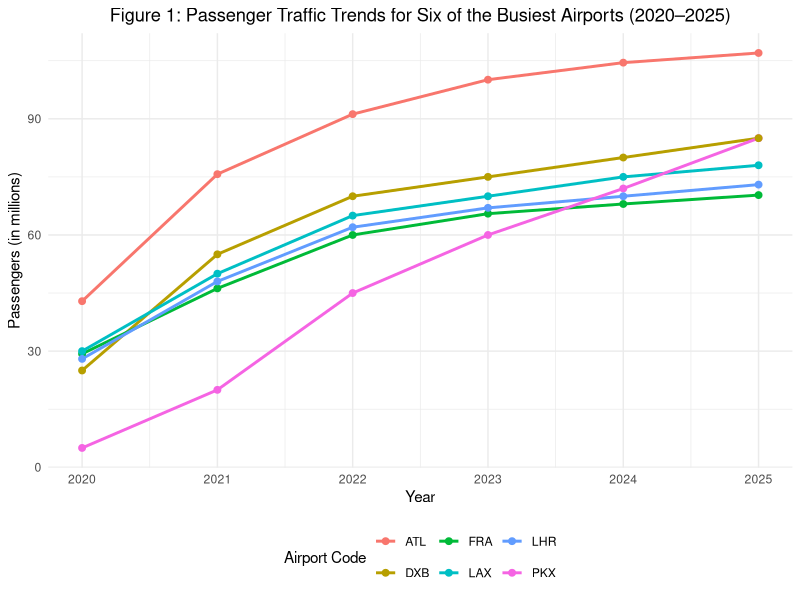
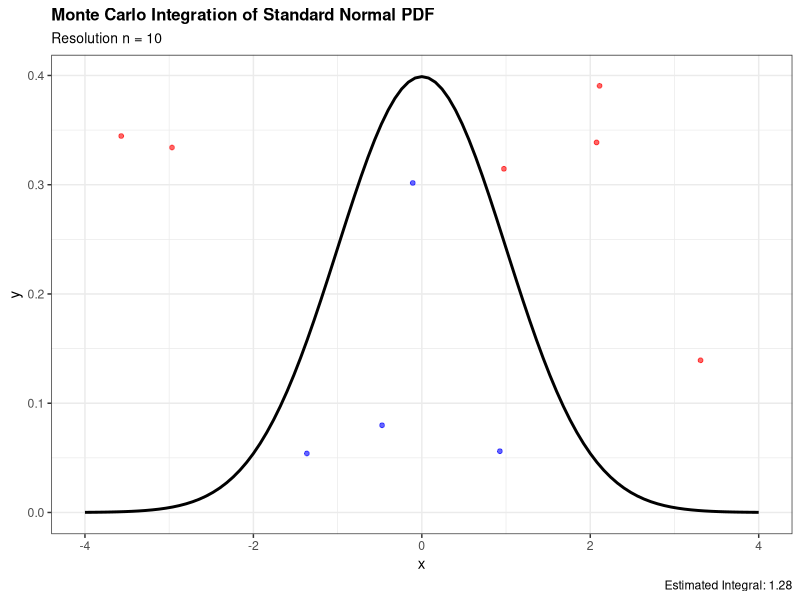
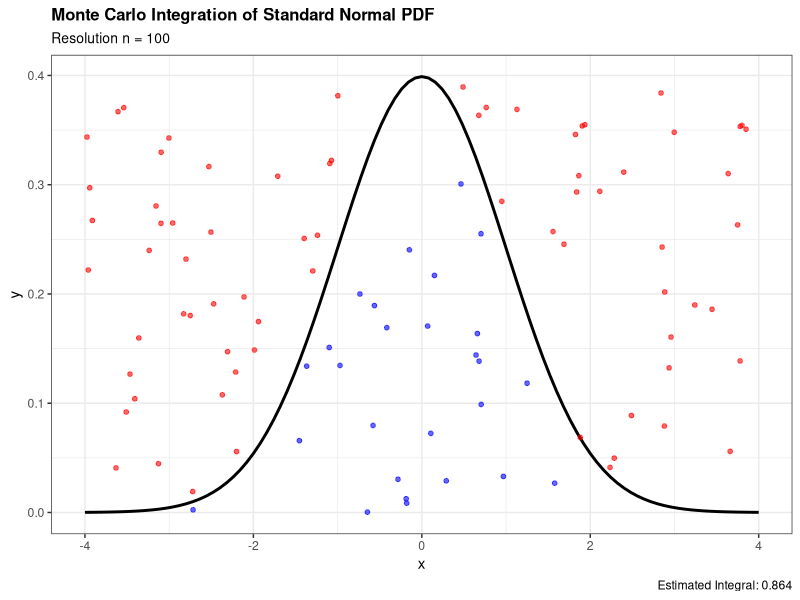
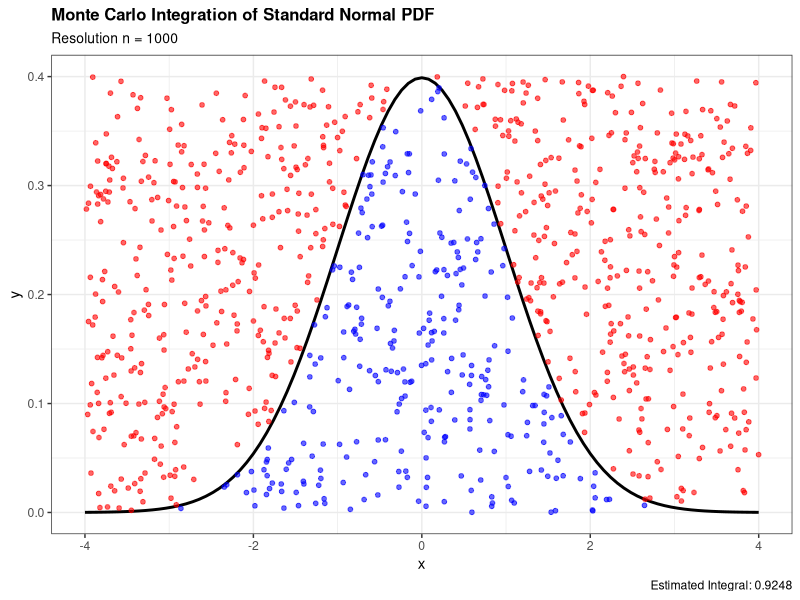
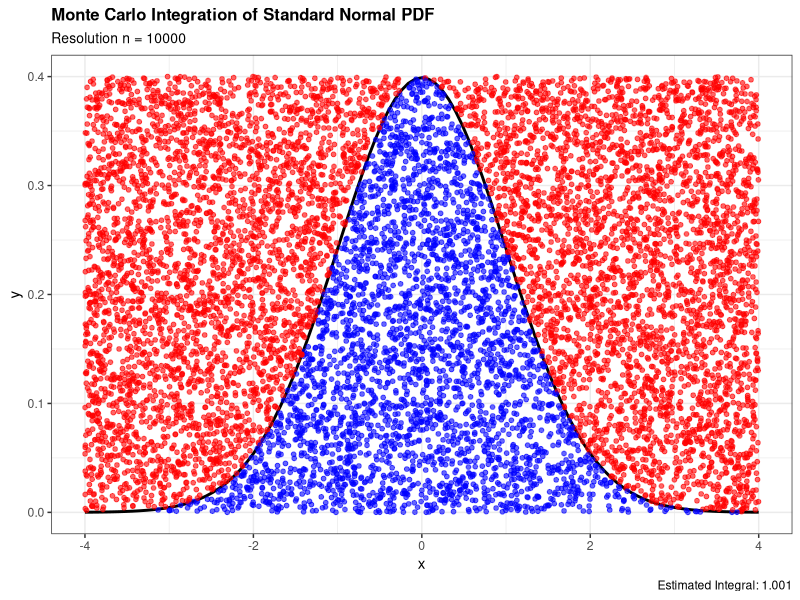

Here is the R script that generated these plots, in order:
## ---- chunk 1
#| echo: false
#| html-table-processing: none

library(dplyr)
library(tidyr)
library(knitr)
library(kableExtra)

airports <- data.frame(
  Airport = rep(c("ATL", "FRA", "PKX", "DXB", "LAX", "LHR"), each = 6),
  Year = rep(2020:2025, times = 6),
  Passengers = c(
    # ATL
    42.9, 75.7, 91.2, 100.1, 104.5, 107.0,
    # FRA
    29.3, 46.2, 60.0, 65.5, 68.0, 70.3,
    # PKX
    5.0, 20.0, 45.0, 60.0, 72.0, 85.0,
    # DXB
    25.0, 55.0, 70.0, 75.0, 80.0, 85.0,
    # LAX
    30.0, 50.0, 65.0, 70.0, 75.0, 78.0,
    # LHR
    28.0, 48.0, 62.0, 67.0, 70.0, 73.0
  )
)

airports <- airports %>%
  mutate(
    Airport = as.factor(Airport),
    Year = as.integer(Year),
    Passengers = as.numeric(Passengers)
  )

head(airports)

options(knitr.kable.NA = "")

airports_table <- airports %>%
  arrange(Airport, Year) %>%
  pivot_wider(
    names_from = Year,
    values_from = Passengers
  )

airports_table %>%
  kable(
    caption = "Table 1. Passenger Traffic (2020–2025) for Six Major Airports",
    digits = 1,
    align = "lcccccc",
    format.args = list(big.mark = ",")
  ) 


## ---- chunk 2
#| echo: false
#| html-table-processing: none

library(dplyr)
library(tidyr)
library(knitr)
library(kableExtra)
library(ggplot2)

airports <- data.frame(
  Airport = rep(c("ATL", "FRA", "PKX", "DXB", "LAX", "LHR"), each = 6),
  Year = rep(2020:2025, times = 6),
  Passengers = c(
    # ATL
    42.9, 75.7, 91.2, 100.1, 104.5, 107.0,
    # FRA
    29.3, 46.2, 60.0, 65.5, 68.0, 70.3,
    # PKX
    5.0, 20.0, 45.0, 60.0, 72.0, 85.0,
    # DXB
    25.0, 55.0, 70.0, 75.0, 80.0, 85.0,
    # LAX
    30.0, 50.0, 65.0, 70.0, 75.0, 78.0,
    # LHR
    28.0, 48.0, 62.0, 67.0, 70.0, 73.0
  )
)

airports <- airports %>%
  mutate(
    Airport = as.factor(Airport),
    Year = as.integer(Year),
    Passengers = as.numeric(Passengers)
  )

head(airports)

ggplot(airports, aes(x = Year, y = Passengers, color = Airport, group = Airport)) +
  geom_line(linewidth = 1) +
  geom_point(size = 2) +
  labs(
    title = "Figure 1: Passenger Traffic Trends for Six of the Busiest Airports (2020–2025)",
    x = "Year",
    y = "Passengers (in millions)",
    color = "Airport Code"
  ) +
  theme_minimal() +
  theme(
    legend.position = "bottom",
    plot.title = element_text(hjust = 0.5)
  )
## ---- chunk 3
#| echo: false
#| label: fig-subPlots
#| fig-cap: "Monte Carlo Numeric Integration Plots"
#| fig-subcap:
#|   - "n = 10"
#|   - "n = 100"
#|   - "n = 1,000"
#|   - "n = 10,000"
#| fig-pos: H
#| layout-ncol: 2
generate_mc_points <- function(n, x_min, x_max, y_min, y_max) {
  tibble(
    x = runif(n, x_min, x_max),
    y = runif(n, y_min, y_max)
  )
}

library(tidyverse)
library(ggplot2)

make_mc_plot <- function(n, x_min = -4, x_max = 4, y_min = 0, y_max = 0.4) {

  pts <- generate_mc_points(n, x_min, x_max, y_min, y_max) %>%
    mutate(
      f_x = dnorm(x, mean = 0, sd = 1),
      flag = if_else(y <= f_x, "on/below", "above")
    )

  rect_area <- (x_max - x_min) * (y_max - y_min)
  p_hat <- mean(pts$flag == "on/below")
  est_int <- p_hat * rect_area

  ggplot(pts, aes(x = x, y = y, color = flag)) +
    stat_function(
      fun = dnorm,
      args = list(mean = 0, sd = 1),
      xlim = c(x_min, x_max),
      linewidth = 1,
      color = "black"
    ) +
    geom_point(alpha = 0.6, size = 1.3) +
    scale_color_manual(values = c("above" = "red", "on/below" = "blue")) +
    labs(
      title = paste("Monte Carlo Integration of Standard Normal PDF"),
      subtitle = paste("Resolution n =", n),
      caption = paste("Estimated Integral:", round(est_int, 4)),
      x = "x",
      y = "y",
      color = "Point Type"
    ) +
    theme_bw() +
    theme(
      legend.position = "none",
      plot.title = element_text(size = 12, face = "bold"),
      plot.subtitle = element_text(size = 10)
    )
}

set.seed(184)  

plot10     <- make_mc_plot(10)
plot100    <- make_mc_plot(100)
plot1000   <- make_mc_plot(1000)
plot10000  <- make_mc_plot(10000)

plot10
plot100
plot1000
plot10000
